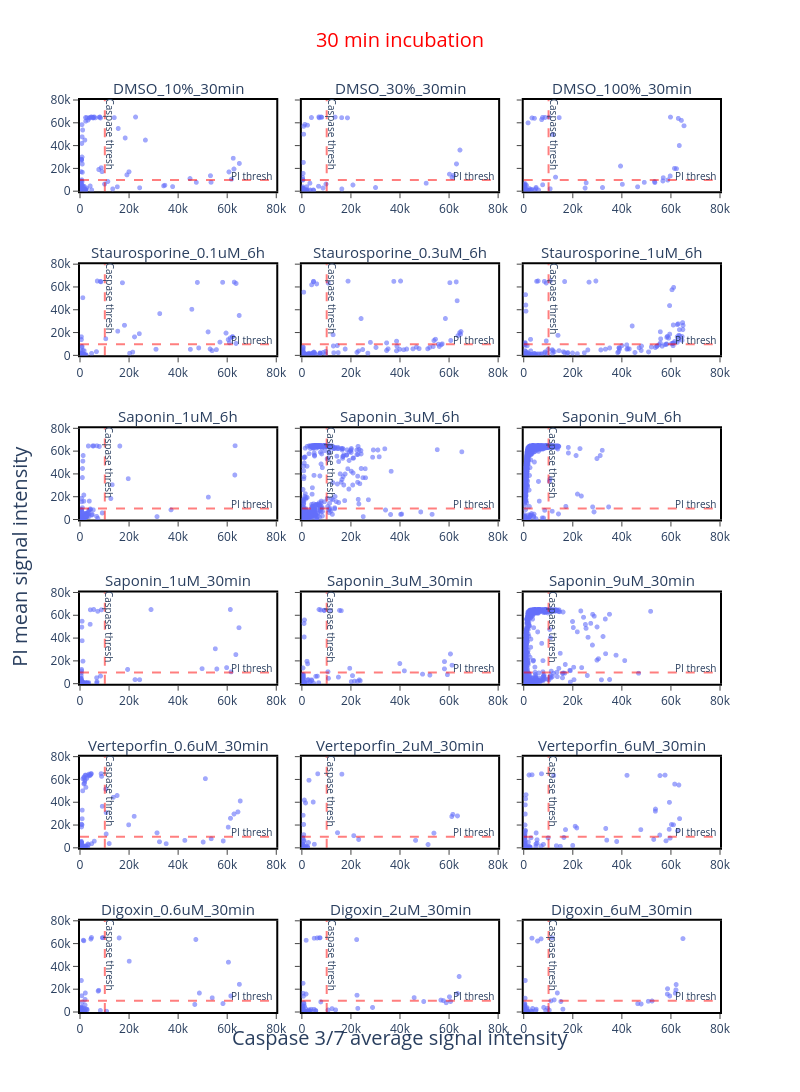

Here is the notebook cell this chart was saved with:
### Code cell
# Combined replicates: all wells of a sample merged into one subplot
fig = ctx.cytotox_raw_plot(
    df_30min,
    title="30 min incubation",
    facet_col_spacing=0.04,
    casp_thresh=casp_thresh_30min,
    pi_thresh=PI_thresh_30min,
    merge_replicates=True,
    fig_show=False
)

# Change the distance of x and y axes labels from axes.
fig.for_each_annotation(
    lambda a: (
        a.update(x=-0.12) if a.text == "PI mean signal intensity"
        else a.update(y=-0.045) 
        if a.text == "Caspase 3/7 average signal intensity"
        else None
    )
)

### Figure 1 — Plotly figure (JSON) as saved in the notebook; plotly's stock layout.template omitted (floating-point values rounded to 4 significant figures; data arrays with more than 128 entries replaced by an {"elided": "..."} marker saying what was removed)
{"data": [{"hovertemplate": "Sample=Digoxin_6uM_30min<br>Caspase 3/7 average signal intensity=%{x}<br>PI mean signal intensity=%{y}<extra></extra>", "legendgroup": "", "marker": {"color": "#636efa", "opacity": 0.6, "size": 5, "symbol": "circle"}, "mode": "markers", "name": "", "showlegend": false, "type": "scattergl", "x": {"elided": "2395 float values"}, "xaxis": "x3", "y": {"elided": "2395 float values"}, "yaxis": "y3"}, {"hovertemplate": "Sample=Digoxin_2uM_30min<br>Caspase 3/7 average signal intensity=%{x}<br>PI mean signal intensity=%{y}<extra></extra>", "legendgroup": "", "marker": {"color": "#636efa", "opacity": 0.6, "size": 5, "symbol": "circle"}, "mode": "markers", "name": "", "showlegend": false, "type": "scattergl", "x": {"elided": "2854 float values"}, "xaxis": "x2", "y": {"elided": "2854 float values"}, "yaxis": "y2"}, {"hovertemplate": "Sample=Digoxin_0.6uM_30min<br>Caspase 3/7 average signal intensity=%{x}<br>PI mean signal intensity=%{y}<extra></extra>", "legendgroup": "", "marker": {"color": "#636efa", "opacity": 0.6, "size": 5, "symbol": "circle"}, "mode": "markers", "name": "", "showlegend": false, "type": "scattergl", "x": {"elided": "2649 float values"}, "xaxis": "x", "y": {"elided": "2649 float values"}, "yaxis": "y"}, {"hovertemplate": "Sample=Verteporfin_6uM_30min<br>Caspase 3/7 average signal intensity=%{x}<br>PI mean signal intensity=%{y}<extra></extra>", "legendgroup": "", "marker": {"color": "#636efa", "opacity": 0.6, "size": 5, "symbol": "circle"}, "mode": "markers", "name": "", "showlegend": false, "type": "scattergl", "x": {"elided": "2796 float values"}, "xaxis": "x6", "y": {"elided": "2796 float values"}, "yaxis": "y6"}, {"hovertemplate": "Sample=Verteporfin_2uM_30min<br>Caspase 3/7 average signal intensity=%{x}<br>PI mean signal intensity=%{y}<extra></extra>", "legendgroup": "", "marker": {"color": "#636efa", "opacity": 0.6, "size": 5, "symbol": "circle"}, "mode": "markers", "name": "", "showlegend": false, "type": "scattergl", "x": {"elided": "2844 float values"}, "xaxis": "x5", "y": {"elided": "2844 float values"}, "yaxis": "y5"}, {"hovertemplate": "Sample=Verteporfin_0.6uM_30min<br>Caspase 3/7 average signal intensity=%{x}<br>PI mean signal intensity=%{y}<extra></extra>", "legendgroup": "", "marker": {"color": "#636efa", "opacity": 0.6, "size": 5, "symbol": "circle"}, "mode": "markers", "name": "", "showlegend": false, "type": "scattergl", "x": {"elided": "2427 float values"}, "xaxis": "x4", "y": {"elided": "2427 float values"}, "yaxis": "y4"}, {"hovertemplate": "Sample=Saponin_9uM_30min<br>Caspase 3/7 average signal intensity=%{x}<br>PI mean signal intensity=%{y}<extra></extra>", "legendgroup": "", "marker": {"color": "#636efa", "opacity": 0.6, "size": 5, "symbol": "circle"}, "mode": "markers", "name": "", "showlegend": false, "type": "scattergl", "x": {"elided": "2173 float values"}, "xaxis": "x9", "y": {"elided": "2173 float values"}, "yaxis": "y9"}, {"hovertemplate": "Sample=Saponin_3uM_30min<br>Caspase 3/7 average signal intensity=%{x}<br>PI mean signal intensity=%{y}<extra></extra>", "legendgroup": "", "marker": {"color": "#636efa", "opacity": 0.6, "size": 5, "symbol": "circle"}, "mode": "markers", "name": "", "showlegend": false, "type": "scattergl", "x": {"elided": "2725 float values"}, "xaxis": "x8", "y": {"elided": "2725 float values"}, "yaxis": "y8"}, {"hovertemplate": "Sample=Saponin_1uM_30min<br>Caspase 3/7 average signal intensity=%{x}<br>PI mean signal intensity=%{y}<extra></extra>", "legendgroup": "", "marker": {"color": "#636efa", "opacity": 0.6, "size": 5, "symbol": "circle"}, "mode": "markers", "name": "", "showlegend": false, "type": "scattergl", "x": {"elided": "2687 float values"}, "xaxis": "x7", "y": {"elided": "2687 float values"}, "yaxis": "y7"}, {"hovertemplate": "Sample=Saponin_9uM_6h<br>Caspase 3/7 average signal intensity=%{x}<br>PI mean signal intensity=%{y}<extra></extra>", "legendgroup": "", "marker": {"color": "#636efa", "opacity": 0.6, "size": 5, "symbol": "circle"}, "mode": "markers", "name": "", "showlegend": false, "type": "scattergl", "x": {"elided": "1850 float values"}, "xaxis": "x12", "y": {"elided": "1850 float values"}, "yaxis": "y12"}, {"hovertemplate": "Sample=Saponin_3uM_6h<br>Caspase 3/7 average signal intensity=%{x}<br>PI mean signal intensity=%{y}<extra></extra>", "legendgroup": "", "marker": {"color": "#636efa", "opacity": 0.6, "size": 5, "symbol": "circle"}, "mode": "markers", "name": "", "showlegend": false, "type": "scattergl", "x": {"elided": "2239 float values"}, "xaxis": "x11", "y": {"elided": "2239 float values"}, "yaxis": "y11"}, {"hovertemplate": "Sample=Saponin_1uM_6h<br>Caspase 3/7 average signal intensity=%{x}<br>PI mean signal intensity=%{y}<extra></extra>", "legendgroup": "", "marker": {"color": "#636efa", "opacity": 0.6, "size": 5, "symbol": "circle"}, "mode": "markers", "name": "", "showlegend": false, "type": "scattergl", "x": {"elided": "2307 float values"}, "xaxis": "x10", "y": {"elided": "2307 float values"}, "yaxis": "y10"}, {"hovertemplate": "Sample=Staurosporine_1uM_6h<br>Caspase 3/7 average signal intensity=%{x}<br>PI mean signal intensity=%{y}<extra></extra>", "legendgroup": "", "marker": {"color": "#636efa", "opacity": 0.6, "size": 5, "symbol": "circle"}, "mode": "markers", "name": "", "showlegend": false, "type": "scattergl", "x": {"elided": "1868 float values"}, "xaxis": "x15", "y": {"elided": "1868 float values"}, "yaxis": "y15"}, {"hovertemplate": "Sample=Staurosporine_0.3uM_6h<br>Caspase 3/7 average signal intensity=%{x}<br>PI mean signal intensity=%{y}<extra></extra>", "legendgroup": "", "marker": {"color": "#636efa", "opacity": 0.6, "size": 5, "symbol": "circle"}, "mode": "markers", "name": "", "showlegend": false, "type": "scattergl", "x": {"elided": "1733 float values"}, "xaxis": "x14", "y": {"elided": "1733 float values"}, "yaxis": "y14"}, {"hovertemplate": "Sample=Staurosporine_0.1uM_6h<br>Caspase 3/7 average signal intensity=%{x}<br>PI mean signal intensity=%{y}<extra></extra>", "legendgroup": "", "marker": {"color": "#636efa", "opacity": 0.6, "size": 5, "symbol": "circle"}, "mode": "markers", "name": "", "showlegend": false, "type": "scattergl", "x": {"elided": "1610 float values"}, "xaxis": "x13", "y": {"elided": "1610 float values"}, "yaxis": "y13"}, {"hovertemplate": "Sample=DMSO_100%_30min<br>Caspase 3/7 average signal intensity=%{x}<br>PI mean signal intensity=%{y}<extra></extra>", "legendgroup": "", "marker": {"color": "#636efa", "opacity": 0.6, "size": 5, "symbol": "circle"}, "mode": "markers", "name": "", "showlegend": false, "type": "scattergl", "x": {"elided": "2676 float values"}, "xaxis": "x18", "y": {"elided": "2676 float values"}, "yaxis": "y18"}, {"hovertemplate": "Sample=DMSO_30%_30min<br>Caspase 3/7 average signal intensity=%{x}<br>PI mean signal intensity=%{y}<extra></extra>", "legendgroup": "", "marker": {"color": "#636efa", "opacity": 0.6, "size": 5, "symbol": "circle"}, "mode": "markers", "name": "", "showlegend": false, "type": "scattergl", "x": {"elided": "2192 float values"}, "xaxis": "x17", "y": {"elided": "2192 float values"}, "yaxis": "y17"}, {"hovertemplate": "Sample=DMSO_10%_30min<br>Caspase 3/7 average signal intensity=%{x}<br>PI mean signal intensity=%{y}<extra></extra>", "legendgroup": "", "marker": {"color": "#636efa", "opacity": 0.6, "size": 5, "symbol": "circle"}, "mode": "markers", "name": "", "showlegend": false, "type": "scattergl", "x": {"elided": "1823 float values"}, "xaxis": "x16", "y": {"elided": "1823 float values"}, "yaxis": "y16"}], "layout": {"annotations": [{"font": {"size": 15}, "showarrow": false, "text": "Digoxin_0.6uM_30min", "x": 0.1533, "xanchor": "center", "xref": "paper", "y": 0.1, "yanchor": "bottom", "yref": "paper"}, {"font": {"size": 15}, "showarrow": false, "text": "Digoxin_2uM_30min", "x": 0.5, "xanchor": "center", "xref": "paper", "y": 0.1, "yanchor": "bottom", "yref": "paper"}, {"font": {"size": 15}, "showarrow": false, "text": "Digoxin_6uM_30min", "x": 0.8467, "xanchor": "center", "xref": "paper", "y": 0.1, "yanchor": "bottom", "yref": "paper"}, {"font": {"size": 15}, "showarrow": false, "text": "Verteporfin_0.6uM_30min", "x": 0.1533, "xanchor": "center", "xref": "paper", "y": 0.28, "yanchor": "bottom", "yref": "paper"}, {"font": {"size": 15}, "showarrow": false, "text": "Verteporfin_2uM_30min", "x": 0.5, "xanchor": "center", "xref": "paper", "y": 0.28, "yanchor": "bottom", "yref": "paper"}, {"font": {"size": 15}, "showarrow": false, "text": "Verteporfin_6uM_30min", "x": 0.8467, "xanchor": "center", "xref": "paper", "y": 0.28, "yanchor": "bottom", "yref": "paper"}, {"font": {"size": 15}, "showarrow": false, "text": "Saponin_1uM_30min", "x": 0.1533, "xanchor": "center", "xref": "paper", "y": 0.46, "yanchor": "bottom", "yref": "paper"}, {"font": {"size": 15}, "showarrow": false, "text": "Saponin_3uM_30min", "x": 0.5, "xanchor": "center", "xref": "paper", "y": 0.46, "yanchor": "bottom", "yref": "paper"}, {"font": {"size": 15}, "showarrow": false, "text": "Saponin_9uM_30min", "x": 0.8467, "xanchor": "center", "xref": "paper", "y": 0.46, "yanchor": "bottom", "yref": "paper"}, {"font": {"size": 15}, "showarrow": false, "text": "Saponin_1uM_6h", "x": 0.1533, "xanchor": "center", "xref": "paper", "y": 0.64, "yanchor": "bottom", "yref": "paper"}, {"font": {"size": 15}, "showarrow": false, "text": "Saponin_3uM_6h", "x": 0.5, "xanchor": "center", "xref": "paper", "y": 0.64, "yanchor": "bottom", "yref": "paper"}, {"font": {"size": 15}, "showarrow": false, "text": "Saponin_9uM_6h", "x": 0.8467, "xanchor": "center", "xref": "paper", "y": 0.64, "yanchor": "bottom", "yref": "paper"}, {"font": {"size": 15}, "showarrow": false, "text": "Staurosporine_0.1uM_6h", "x": 0.1533, "xanchor": "center", "xref": "paper", "y": 0.82, "yanchor": "bottom", "yref": "paper"}, {"font": {"size": 15}, "showarrow": false, "text": "Staurosporine_0.3uM_6h", "x": 0.5, "xanchor": "center", "xref": "paper", "y": 0.82, "yanchor": "bottom", "yref": "paper"}, {"font": {"size": 15}, "showarrow": false, "text": "Staurosporine_1uM_6h", "x": 0.8467, "xanchor": "center", "xref": "paper", "y": 0.82, "yanchor": "bottom", "yref": "paper"}, {"font": {"size": 15}, "showarrow": false, "text": "DMSO_10%_30min", "x": 0.1533, "xanchor": "center", "xref": "paper", "y": 1.0, "yanchor": "bottom", "yref": "paper"}, {"font": {"size": 15}, "showarrow": false, "text": "DMSO_30%_30min", "x": 0.5, "xanchor": "center", "xref": "paper", "y": 1.0, "yanchor": "bottom", "yref": "paper"}, {"font": {"size": 15}, "showarrow": false, "text": "DMSO_100%_30min", "x": 0.8467, "xanchor": "center", "xref": "paper", "y": 1.0, "yanchor": "bottom", "yref": "paper"}, {"font": {"size": 10}, "showarrow": false, "text": "Caspase thresh", "textangle": 90, "x": 12120.0, "xref": "x", "y": 50000, "yref": "y"}, {"font": {"size": 10}, "showarrow": false, "text": "Caspase thresh", "textangle": 90, "x": 12120.0, "xref": "x2", "y": 50000, "yref": "y2"}, {"font": {"size": 10}, "showarrow": false, "text": "Caspase thresh", "textangle": 90, "x": 12120.0, "xref": "x3", "y": 50000, "yref": "y3"}, {"font": {"size": 10}, "showarrow": false, "text": "Caspase thresh", "textangle": 90, "x": 12120.0, "xref": "x4", "y": 50000, "yref": "y4"}, {"font": {"size": 10}, "showarrow": false, "text": "Caspase thresh", "textangle": 90, "x": 12120.0, "xref": "x5", "y": 50000, "yref": "y5"}, {"font": {"size": 10}, "showarrow": false, "text": "Caspase thresh", "textangle": 90, "x": 12120.0, "xref": "x6", "y": 50000, "yref": "y6"}, {"font": {"size": 10}, "showarrow": false, "text": "Caspase thresh", "textangle": 90, "x": 12120.0, "xref": "x7", "y": 50000, "yref": "y7"}, {"font": {"size": 10}, "showarrow": false, "text": "Caspase thresh", "textangle": 90, "x": 12120.0, "xref": "x8", "y": 50000, "yref": "y8"}, {"font": {"size": 10}, "showarrow": false, "text": "Caspase thresh", "textangle": 90, "x": 12120.0, "xref": "x9", "y": 50000, "yref": "y9"}, {"font": {"size": 10}, "showarrow": false, "text": "Caspase thresh", "textangle": 90, "x": 12120.0, "xref": "x10", "y": 50000, "yref": "y10"}, {"font": {"size": 10}, "showarrow": false, "text": "Caspase thresh", "textangle": 90, "x": 12120.0, "xref": "x11", "y": 50000, "yref": "y11"}, {"font": {"size": 10}, "showarrow": false, "text": "Caspase thresh", "textangle": 90, "x": 12120.0, "xref": "x12", "y": 50000, "yref": "y12"}, {"font": {"size": 10}, "showarrow": false, "text": "Caspase thresh", "textangle": 90, "x": 12120.0, "xref": "x13", "y": 50000, "yref": "y13"}, {"font": {"size": 10}, "showarrow": false, "text": "Caspase thresh", "textangle": 90, "x": 12120.0, "xref": "x14", "y": 50000, "yref": "y14"}, {"font": {"size": 10}, "showarrow": false, "text": "Caspase thresh", "textangle": 90, "x": 12120.0, "xref": "x15", "y": 50000, "yref": "y15"}, {"font": {"size": 10}, "showarrow": false, "text": "Caspase thresh", "textangle": 90, "x": 12120.0, "xref": "x16", "y": 50000, "yref": "y16"}, {"font": {"size": 10}, "showarrow": false, "text": "Caspase thresh", "textangle": 90, "x": 12120.0, "xref": "x17", "y": 50000, "yref": "y17"}, {"font": {"size": 10}, "showarrow": false, "text": "Caspase thresh", "textangle": 90, "x": 12120.0, "xref": "x18", "y": 50000, "yref": "y18"}, {"font": {"size": 10}, "showarrow": false, "text": "PI thresh", "textangle": 0, "x": 70000, "xref": "x", "y": 13770.0, "yref": "y"}, {"font": {"size": 10}, "showarrow": false, "text": "PI thresh", "textangle": 0, "x": 70000, "xref": "x2", "y": 13770.0, "yref": "y2"}, {"font": {"size": 10}, "showarrow": false, "text": "PI thresh", "textangle": 0, "x": 70000, "xref": "x3", "y": 13770.0, "yref": "y3"}, {"font": {"size": 10}, "showarrow": false, "text": "PI thresh", "textangle": 0, "x": 70000, "xref": "x4", "y": 13770.0, "yref": "y4"}, {"font": {"size": 10}, "showarrow": false, "text": "PI thresh", "textangle": 0, "x": 70000, "xref": "x5", "y": 13770.0, "yref": "y5"}, {"font": {"size": 10}, "showarrow": false, "text": "PI thresh", "textangle": 0, "x": 70000, "xref": "x6", "y": 13770.0, "yref": "y6"}, {"font": {"size": 10}, "showarrow": false, "text": "PI thresh", "textangle": 0, "x": 70000, "xref": "x7", "y": 13770.0, "yref": "y7"}, {"font": {"size": 10}, "showarrow": false, "text": "PI thresh", "textangle": 0, "x": 70000, "xref": "x8", "y": 13770.0, "yref": "y8"}, {"font": {"size": 10}, "showarrow": false, "text": "PI thresh", "textangle": 0, "x": 70000, "xref": "x9", "y": 13770.0, "yref": "y9"}, {"font": {"size": 10}, "showarrow": false, "text": "PI thresh", "textangle": 0, "x": 70000, "xref": "x10", "y": 13770.0, "yref": "y10"}, {"font": {"size": 10}, "showarrow": false, "text": "PI thresh", "textangle": 0, "x": 70000, "xref": "x11", "y": 13770.0, "yref": "y11"}, {"font": {"size": 10}, "showarrow": false, "text": "PI thresh", "textangle": 0, "x": 70000, "xref": "x12", "y": 13770.0, "yref": "y12"}, {"font": {"size": 10}, "showarrow": false, "text": "PI thresh", "textangle": 0, "x": 70000, "xref": "x13", "y": 13770.0, "yref": "y13"}, {"font": {"size": 10}, "showarrow": false, "text": "PI thresh", "textangle": 0, "x": 70000, "xref": "x14", "y": 13770.0, "yref": "y14"}, {"font": {"size": 10}, "showarrow": false, "text": "PI thresh", "textangle": 0, "x": 70000, "xref": "x15", "y": 13770.0, "yref": "y15"}, {"font": {"size": 10}, "showarrow": false, "text": "PI thresh", "textangle": 0, "x": 70000, "xref": "x16", "y": 13770.0, "yref": "y16"}, {"font": {"size": 10}, "showarrow": false, "text": "PI thresh", "textangle": 0, "x": 70000, "xref": "x17", "y": 13770.0, "yref": "y17"}, {"font": {"size": 10}, "showarrow": false, "text": "PI thresh", "textangle": 0, "x": 70000, "xref": "x18", "y": 13770.0, "yref": "y18"}, {"font": {"size": 20}, "showarrow": false, "text": "Caspase 3/7 average signal intensity", "x": 0.5, "xref": "paper", "y": -0.045, "yref": "paper"}, {"font": {"size": 20}, "showarrow": false, "text": "PI mean signal intensity", "textangle": -90, "x": -0.12, "xref": "paper", "y": 0.5, "yref": "paper"}], "height": 1400, "legend": {"tracegroupgap": 0, "traceorder": "reversed"}, "margin": {"t": 100}, "paper_bgcolor": "white", "plot_bgcolor": "white", "shapes": [{"line": {"color": "red", "dash": "dash"}, "opacity": 0.5, "type": "line", "x0": 0, "x1": 1, "xref": "x domain", "y0": 9773.0, "y1": 9773.0, "yref": "y"}, {"line": {"color": "red", "dash": "dash"}, "opacity": 0.5, "type": "line", "x0": 0, "x1": 1, "xref": "x2 domain", "y0": 9773.0, "y1": 9773.0, "yref": "y2"}, {"line": {"color": "red", "dash": "dash"}, "opacity": 0.5, "type": "line", "x0": 0, "x1": 1, "xref": "x3 domain", "y0": 9773.0, "y1": 9773.0, "yref": "y3"}, {"line": {"color": "red", "dash": "dash"}, "opacity": 0.5, "type": "line", "x0": 0, "x1": 1, "xref": "x4 domain", "y0": 9773.0, "y1": 9773.0, "yref": "y4"}, {"line": {"color": "red", "dash": "dash"}, "opacity": 0.5, "type": "line", "x0": 0, "x1": 1, "xref": "x5 domain", "y0": 9773.0, "y1": 9773.0, "yref": "y5"}, {"line": {"color": "red", "dash": "dash"}, "opacity": 0.5, "type": "line", "x0": 0, "x1": 1, "xref": "x6 domain", "y0": 9773.0, "y1": 9773.0, "yref": "y6"}, {"line": {"color": "red", "dash": "dash"}, "opacity": 0.5, "type": "line", "x0": 0, "x1": 1, "xref": "x7 domain", "y0": 9773.0, "y1": 9773.0, "yref": "y7"}, {"line": {"color": "red", "dash": "dash"}, "opacity": 0.5, "type": "line", "x0": 0, "x1": 1, "xref": "x8 domain", "y0": 9773.0, "y1": 9773.0, "yref": "y8"}, {"line": {"color": "red", "dash": "dash"}, "opacity": 0.5, "type": "line", "x0": 0, "x1": 1, "xref": "x9 domain", "y0": 9773.0, "y1": 9773.0, "yref": "y9"}, {"line": {"color": "red", "dash": "dash"}, "opacity": 0.5, "type": "line", "x0": 0, "x1": 1, "xref": "x10 domain", "y0": 9773.0, "y1": 9773.0, "yref": "y10"}, {"line": {"color": "red", "dash": "dash"}, "opacity": 0.5, "type": "line", "x0": 0, "x1": 1, "xref": "x11 domain", "y0": 9773.0, "y1": 9773.0, "yref": "y11"}, {"line": {"color": "red", "dash": "dash"}, "opacity": 0.5, "type": "line", "x0": 0, "x1": 1, "xref": "x12 domain", "y0": 9773.0, "y1": 9773.0, "yref": "y12"}, {"line": {"color": "red", "dash": "dash"}, "opacity": 0.5, "type": "line", "x0": 0, "x1": 1, "xref": "x13 domain", "y0": 9773.0, "y1": 9773.0, "yref": "y13"}, {"line": {"color": "red", "dash": "dash"}, "opacity": 0.5, "type": "line", "x0": 0, "x1": 1, "xref": "x14 domain", "y0": 9773.0, "y1": 9773.0, "yref": "y14"}, {"line": {"color": "red", "dash": "dash"}, "opacity": 0.5, "type": "line", "x0": 0, "x1": 1, "xref": "x15 domain", "y0": 9773.0, "y1": 9773.0, "yref": "y15"}, {"line": {"color": "red", "dash": "dash"}, "opacity": 0.5, "type": "line", "x0": 0, "x1": 1, "xref": "x16 domain", "y0": 9773.0, "y1": 9773.0, "yref": "y16"}, {"line": {"color": "red", "dash": "dash"}, "opacity": 0.5, "type": "line", "x0": 0, "x1": 1, "xref": "x17 domain", "y0": 9773.0, "y1": 9773.0, "yref": "y17"}, {"line": {"color": "red", "dash": "dash"}, "opacity": 0.5, "type": "line", "x0": 0, "x1": 1, "xref": "x18 domain", "y0": 9773.0, "y1": 9773.0, "yref": "y18"}, {"line": {"color": "red", "dash": "dash"}, "opacity": 0.5, "type": "line", "x0": 10120.0, "x1": 10120.0, "xref": "x", "y0": 0, "y1": 1, "yref": "y domain"}, {"line": {"color": "red", "dash": "dash"}, "opacity": 0.5, "type": "line", "x0": 10120.0, "x1": 10120.0, "xref": "x2", "y0": 0, "y1": 1, "yref": "y2 domain"}, {"line": {"color": "red", "dash": "dash"}, "opacity": 0.5, "type": "line", "x0": 10120.0, "x1": 10120.0, "xref": "x3", "y0": 0, "y1": 1, "yref": "y3 domain"}, {"line": {"color": "red", "dash": "dash"}, "opacity": 0.5, "type": "line", "x0": 10120.0, "x1": 10120.0, "xref": "x4", "y0": 0, "y1": 1, "yref": "y4 domain"}, {"line": {"color": "red", "dash": "dash"}, "opacity": 0.5, "type": "line", "x0": 10120.0, "x1": 10120.0, "xref": "x5", "y0": 0, "y1": 1, "yref": "y5 domain"}, {"line": {"color": "red", "dash": "dash"}, "opacity": 0.5, "type": "line", "x0": 10120.0, "x1": 10120.0, "xref": "x6", "y0": 0, "y1": 1, "yref": "y6 domain"}, {"line": {"color": "red", "dash": "dash"}, "opacity": 0.5, "type": "line", "x0": 10120.0, "x1": 10120.0, "xref": "x7", "y0": 0, "y1": 1, "yref": "y7 domain"}, {"line": {"color": "red", "dash": "dash"}, "opacity": 0.5, "type": "line", "x0": 10120.0, "x1": 10120.0, "xref": "x8", "y0": 0, "y1": 1, "yref": "y8 domain"}, {"line": {"color": "red", "dash": "dash"}, "opacity": 0.5, "type": "line", "x0": 10120.0, "x1": 10120.0, "xref": "x9", "y0": 0, "y1": 1, "yref": "y9 domain"}, {"line": {"color": "red", "dash": "dash"}, "opacity": 0.5, "type": "line", "x0": 10120.0, "x1": 10120.0, "xref": "x10", "y0": 0, "y1": 1, "yref": "y10 domain"}, {"line": {"color": "red", "dash": "dash"}, "opacity": 0.5, "type": "line", "x0": 10120.0, "x1": 10120.0, "xref": "x11", "y0": 0, "y1": 1, "yref": "y11 domain"}, {"line": {"color": "red", "dash": "dash"}, "opacity": 0.5, "type": "line", "x0": 10120.0, "x1": 10120.0, "xref": "x12", "y0": 0, "y1": 1, "yref": "y12 domain"}, {"line": {"color": "red", "dash": "dash"}, "opacity": 0.5, "type": "line", "x0": 10120.0, "x1": 10120.0, "xref": "x13", "y0": 0, "y1": 1, "yref": "y13 domain"}, {"line": {"color": "red", "dash": "dash"}, "opacity": 0.5, "type": "line", "x0": 10120.0, "x1": 10120.0, "xref": "x14", "y0": 0, "y1": 1, "yref": "y14 domain"}, {"line": {"color": "red", "dash": "dash"}, "opacity": 0.5, "type": "line", "x0": 10120.0, "x1": 10120.0, "xref": "x15", "y0": 0, "y1": 1, "yref": "y15 domain"}, {"line": {"color": "red", "dash": "dash"}, "opacity": 0.5, "type": "line", "x0": 10120.0, "x1": 10120.0, "xref": "x16", "y0": 0, "y1": 1, "yref": "y16 domain"}, {"line": {"color": "red", "dash": "dash"}, "opacity": 0.5, "type": "line", "x0": 10120.0, "x1": 10120.0, "xref": "x17", "y0": 0, "y1": 1, "yref": "y17 domain"}, {"line": {"color": "red", "dash": "dash"}, "opacity": 0.5, "type": "line", "x0": 10120.0, "x1": 10120.0, "xref": "x18", "y0": 0, "y1": 1, "yref": "y18 domain"}], "title": {"font": {"color": "red", "size": 20}, "text": "30 min incubation", "x": 0.5, "y": 0.97}, "width": 800, "xaxis": {"anchor": "y", "domain": [0, 0.3067], "linecolor": "black", "linewidth": 2, "mirror": true, "range": [0, 80000], "showline": true, "showticklabels": true, "ticks": "outside", "title": {"text": ""}}, "xaxis10": {"anchor": "y10", "domain": [0, 0.3067], "linecolor": "black", "linewidth": 2, "matches": "x", "mirror": true, "range": [0, 80000], "showline": true, "showticklabels": true, "ticks": "outside", "title": {"text": ""}}, "xaxis11": {"anchor": "y11", "domain": [0.3467, 0.6533], "linecolor": "black", "linewidth": 2, "matches": "x", "mirror": true, "range": [0, 80000], "showline": true, "showticklabels": true, "ticks": "outside", "title": {"text": ""}}, "xaxis12": {"anchor": "y12", "domain": [0.6933, 1.0], "linecolor": "black", "linewidth": 2, "matches": "x", "mirror": true, "range": [0, 80000], "showline": true, "showticklabels": true, "ticks": "outside", "title": {"text": ""}}, "xaxis13": {"anchor": "y13", "domain": [0, 0.3067], "linecolor": "black", "linewidth": 2, "matches": "x", "mirror": true, "range": [0, 80000], "showline": true, "showticklabels": true, "ticks": "outside", "title": {"text": ""}}, "xaxis14": {"anchor": "y14", "domain": [0.3467, 0.6533], "linecolor": "black", "linewidth": 2, "matches": "x", "mirror": true, "range": [0, 80000], "showline": true, "showticklabels": true, "ticks": "outside", "title": {"text": ""}}, "xaxis15": {"anchor": "y15", "domain": [0.6933, 1.0], "linecolor": "black", "linewidth": 2, "matches": "x", "mirror": true, "range": [0, 80000], "showline": true, "showticklabels": true, "ticks": "outside", "title": {"text": ""}}, "xaxis16": {"anchor": "y16", "domain": [0, 0.3067], "linecolor": "black", "linewidth": 2, "matches": "x", "mirror": true, "range": [0, 80000], "showline": true, "showticklabels": true, "ticks": "outside", "title": {"text": ""}}, "xaxis17": {"anchor": "y17", "domain": [0.3467, 0.6533], "linecolor": "black", "linewidth": 2, "matches": "x", "mirror": true, "range": [0, 80000], "showline": true, "showticklabels": true, "ticks": "outside", "title": {"text": ""}}, "xaxis18": {"anchor": "y18", "domain": [0.6933, 1.0], "linecolor": "black", "linewidth": 2, "matches": "x", "mirror": true, "range": [0, 80000], "showline": true, "showticklabels": true, "ticks": "outside", "title": {"text": ""}}, "xaxis2": {"anchor": "y2", "domain": [0.3467, 0.6533], "linecolor": "black", "linewidth": 2, "matches": "x", "mirror": true, "range": [0, 80000], "showline": true, "showticklabels": true, "ticks": "outside", "title": {"text": ""}}, "xaxis3": {"anchor": "y3", "domain": [0.6933, 1.0], "linecolor": "black", "linewidth": 2, "matches": "x", "mirror": true, "range": [0, 80000], "showline": true, "showticklabels": true, "ticks": "outside", "title": {"text": ""}}, "xaxis4": {"anchor": "y4", "domain": [0, 0.3067], "linecolor": "black", "linewidth": 2, "matches": "x", "mirror": true, "range": [0, 80000], "showline": true, "showticklabels": true, "ticks": "outside", "title": {"text": ""}}, "xaxis5": {"anchor": "y5", "domain": [0.3467, 0.6533], "linecolor": "black", "linewidth": 2, "matches": "x", "mirror": true, "range": [0, 80000], "showline": true, "showticklabels": true, "ticks": "outside", "title": {"text": ""}}, "xaxis6": {"anchor": "y6", "domain": [0.6933, 1.0], "linecolor": "black", "linewidth": 2, "matches": "x", "mirror": true, "range": [0, 80000], "showline": true, "showticklabels": true, "ticks": "outside", "title": {"text": ""}}, "xaxis7": {"anchor": "y7", "domain": [0, 0.3067], "linecolor": "black", "linewidth": 2, "matches": "x", "mirror": true, "range": [0, 80000], "showline": true, "showticklabels": true, "ticks": "outside", "title": {"text": ""}}, "xaxis8": {"anchor": "y8", "domain": [0.3467, 0.6533], "linecolor": "black", "linewidth": 2, "matches": "x", "mirror": true, "range": [0, 80000], "showline": true, "showticklabels": true, "ticks": "outside", "title": {"text": ""}}, "xaxis9": {"anchor": "y9", "domain": [0.6933, 1.0], "linecolor": "black", "linewidth": 2, "matches": "x", "mirror": true, "range": [0, 80000], "showline": true, "showticklabels": true, "ticks": "outside", "title": {"text": ""}}, "yaxis": {"anchor": "x", "domain": [0, 0.1], "linecolor": "black", "linewidth": 2, "mirror": true, "range": [0, 80000], "showline": true, "ticks": "outside", "title": {"text": ""}}, "yaxis10": {"anchor": "x10", "domain": [0.54, 0.64], "linecolor": "black", "linewidth": 2, "matches": "y", "mirror": true, "range": [0, 80000], "showline": true, "ticks": "outside", "title": {"text": ""}}, "yaxis11": {"anchor": "x11", "domain": [0.54, 0.64], "linecolor": "black", "linewidth": 2, "matches": "y", "mirror": true, "range": [0, 80000], "showline": true, "showticklabels": false, "ticks": "outside", "title": {"text": ""}}, "yaxis12": {"anchor": "x12", "domain": [0.54, 0.64], "linecolor": "black", "linewidth": 2, "matches": "y", "mirror": true, "range": [0, 80000], "showline": true, "showticklabels": false, "ticks": "outside", "title": {"text": ""}}, "yaxis13": {"anchor": "x13", "domain": [0.72, 0.82], "linecolor": "black", "linewidth": 2, "matches": "y", "mirror": true, "range": [0, 80000], "showline": true, "ticks": "outside", "title": {"text": ""}}, "yaxis14": {"anchor": "x14", "domain": [0.72, 0.82], "linecolor": "black", "linewidth": 2, "matches": "y", "mirror": true, "range": [0, 80000], "showline": true, "showticklabels": false, "ticks": "outside", "title": {"text": ""}}, "yaxis15": {"anchor": "x15", "domain": [0.72, 0.82], "linecolor": "black", "linewidth": 2, "matches": "y", "mirror": true, "range": [0, 80000], "showline": true, "showticklabels": false, "ticks": "outside", "title": {"text": ""}}, "yaxis16": {"anchor": "x16", "domain": [0.9, 1.0], "linecolor": "black", "linewidth": 2, "matches": "y", "mirror": true, "range": [0, 80000], "showline": true, "ticks": "outside", "title": {"text": ""}}, "yaxis17": {"anchor": "x17", "domain": [0.9, 1.0], "linecolor": "black", "linewidth": 2, "matches": "y", "mirror": true, "range": [0, 80000], "showline": true, "showticklabels": false, "ticks": "outside", "title": {"text": ""}}, "yaxis18": {"anchor": "x18", "domain": [0.9, 1.0], "linecolor": "black", "linewidth": 2, "matches": "y", "mirror": true, "range": [0, 80000], "showline": true, "showticklabels": false, "ticks": "outside", "title": {"text": ""}}, "yaxis2": {"anchor": "x2", "domain": [0, 0.1], "linecolor": "black", "linewidth": 2, "matches": "y", "mirror": true, "range": [0, 80000], "showline": true, "showticklabels": false, "ticks": "outside", "title": {"text": ""}}, "yaxis3": {"anchor": "x3", "domain": [0, 0.1], "linecolor": "black", "linewidth": 2, "matches": "y", "mirror": true, "range": [0, 80000], "showline": true, "showticklabels": false, "ticks": "outside", "title": {"text": ""}}, "yaxis4": {"anchor": "x4", "domain": [0.18, 0.28], "linecolor": "black", "linewidth": 2, "matches": "y", "mirror": true, "range": [0, 80000], "showline": true, "ticks": "outside", "title": {"text": ""}}, "yaxis5": {"anchor": "x5", "domain": [0.18, 0.28], "linecolor": "black", "linewidth": 2, "matches": "y", "mirror": true, "range": [0, 80000], "showline": true, "showticklabels": false, "ticks": "outside", "title": {"text": ""}}, "yaxis6": {"anchor": "x6", "domain": [0.18, 0.28], "linecolor": "black", "linewidth": 2, "matches": "y", "mirror": true, "range": [0, 80000], "showline": true, "showticklabels": false, "ticks": "outside", "title": {"text": ""}}, "yaxis7": {"anchor": "x7", "domain": [0.36, 0.46], "linecolor": "black", "linewidth": 2, "matches": "y", "mirror": true, "range": [0, 80000], "showline": true, "ticks": "outside", "title": {"text": ""}}, "yaxis8": {"anchor": "x8", "domain": [0.36, 0.46], "linecolor": "black", "linewidth": 2, "matches": "y", "mirror": true, "range": [0, 80000], "showline": true, "showticklabels": false, "ticks": "outside", "title": {"text": ""}}, "yaxis9": {"anchor": "x9", "domain": [0.36, 0.46], "linecolor": "black", "linewidth": 2, "matches": "y", "mirror": true, "range": [0, 80000], "showline": true, "showticklabels": false, "ticks": "outside", "title": {"text": ""}}}}
